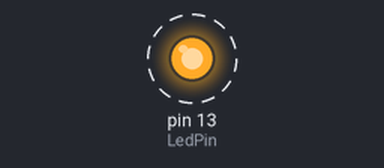
The sketch below on a simulated Arduino Uno, built with avr-gcc and run on an emulated ATmega328P. Shown: output pins drawn as LEDs (lit = HIGH). Dashed ring = blinking.

Above: at 0.5 s.
Timing chart, 0 to 4.6 s (numbered marks = the images above):
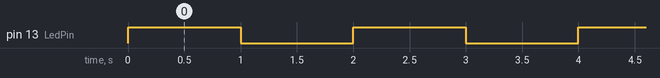

The sketch:

led_blink.ino
```cpp
int LedPin = 13;
int DelayValue = 1000;

void setup() {
  pinMode(LedPin, OUTPUT);
}

void loop() {
  digitalWrite(LedPin, HIGH);
  delay(DelayValue);
  digitalWrite(LedPin, LOW);
  delay(DelayValue);
}
```

Measured:
- by itself, pin 13 (LedPin): alternates HIGH for 1.0 s and LOW for 1.0 s
